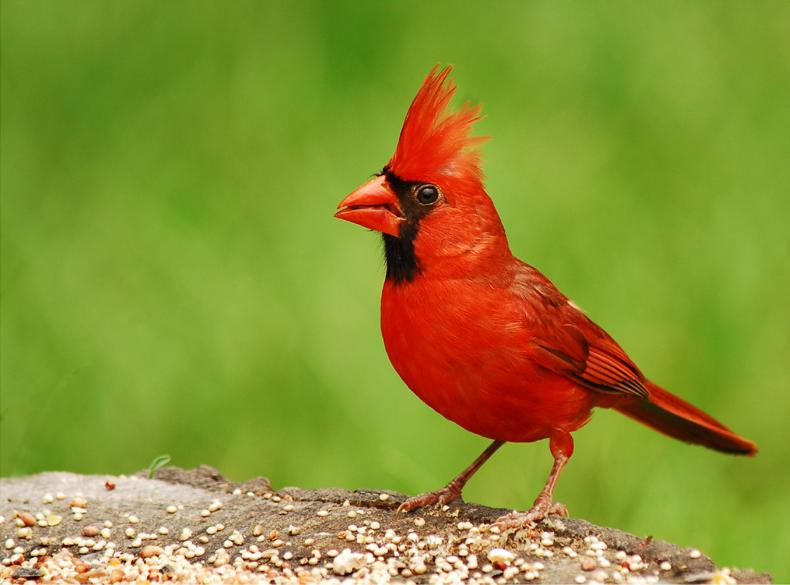
#> input picture Cardinal.jpg, 790 x 585 px
$ python color_pop.py Cardinal.jpg
#> lines starting #> are read from the running program, lines starting #| are printed output that depends on the picture; after the words box and inside, x2 and y2 are one past the last pixel; in counts of white or black regions, pixels touching at a corner belong together
import sys
import os
import imghdr
import cv2

def create_image_pop(f_tmp):
#> called with f_tmp = 'Cardinal.jpg'
	img = cv2.imread(f_tmp)
#> img is the input picture: shape (585, 790, 3); mean B, G, R 51.1, 144.4, 138.2
	new_col = cv2.cvtColor(cv2.cvtColor(img, cv2.COLOR_BGR2GRAY), cv2.COLOR_GRAY2RGB)
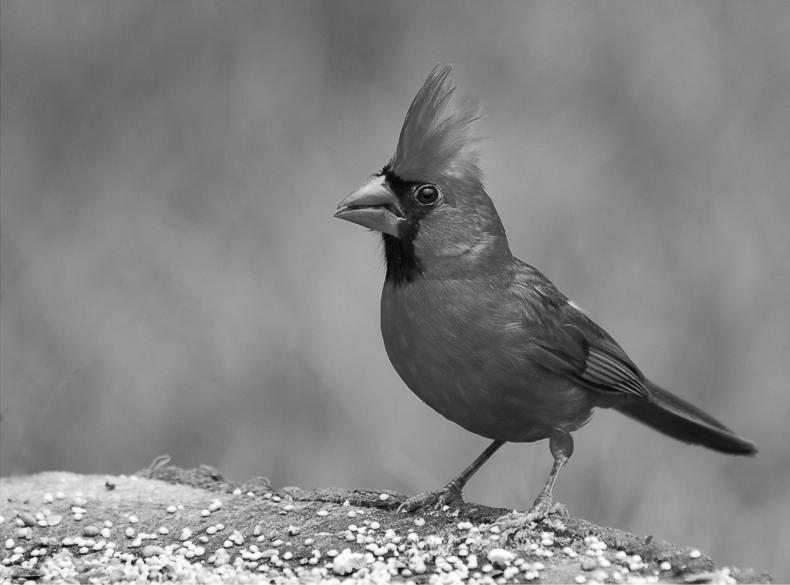
#> new_col: shape (585, 790, 3); min 1, max 255, mean 131.9
	r_col = new_col.copy()
	g_col = new_col.copy()
	b_col = new_col.copy()
	rg_mask = img[:,:,2] > img[:,:,1]
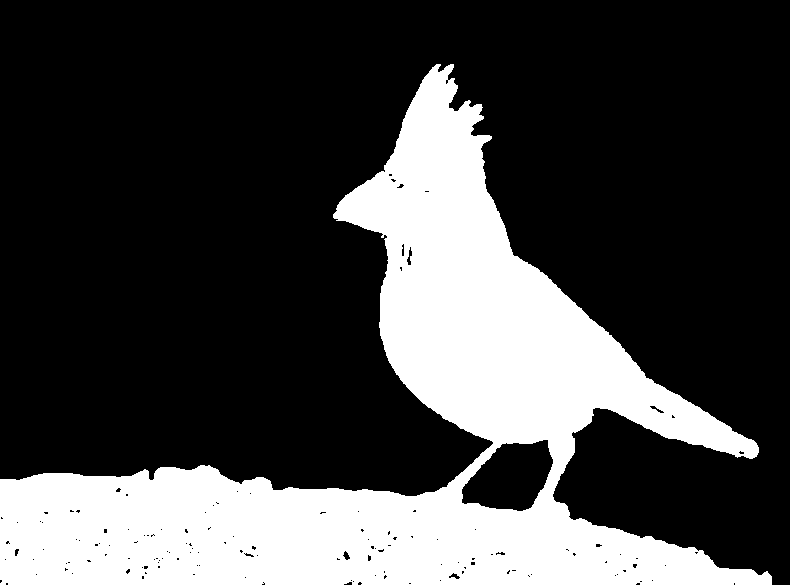
#> rg_mask: shape (585, 790) bool; 27% white; 1 white region, box (x1, y1, x2, y2) and area: (0, 64, 772, 585) 124722
	rb_mask = img[:,:,2] > img[:,:,0]
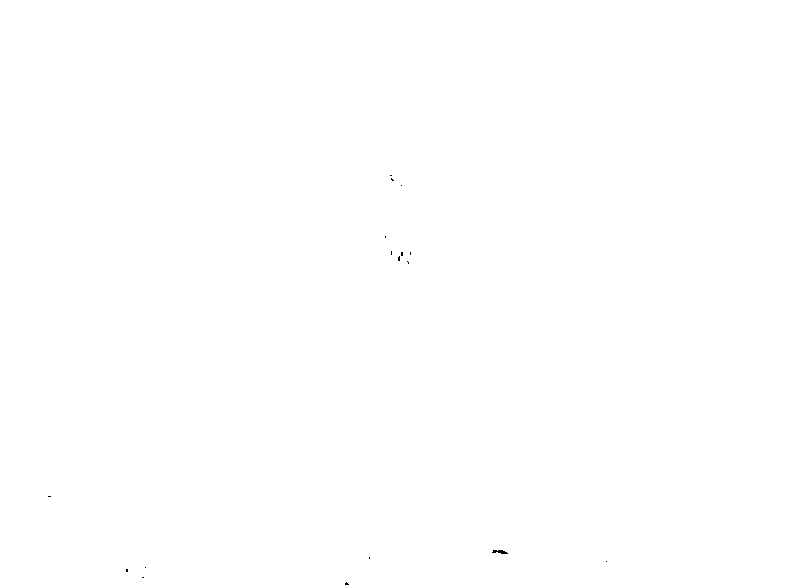
#> rb_mask: shape (585, 790) bool; 100% white; black in thin lines or dots, all inside (x1, y1, x2, y2) = (48, 175, 607, 585)
	gb_mask = img[:,:,1] > img[:,:,0]
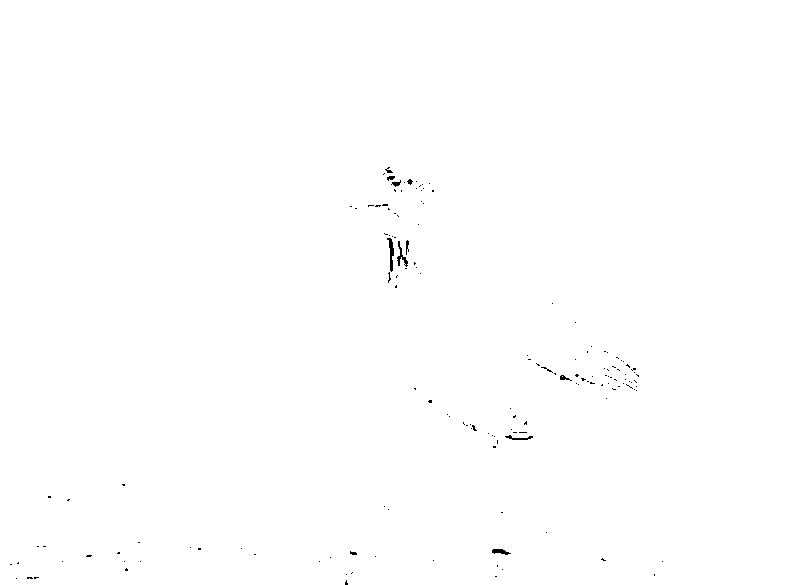
#> gb_mask: shape (585, 790) bool; 99.8% white; black in thin lines or dots, all inside (x1, y1, x2, y2) = (10, 167, 663, 585)
	r_col[rg_mask & rb_mask] = img[rg_mask & rb_mask]
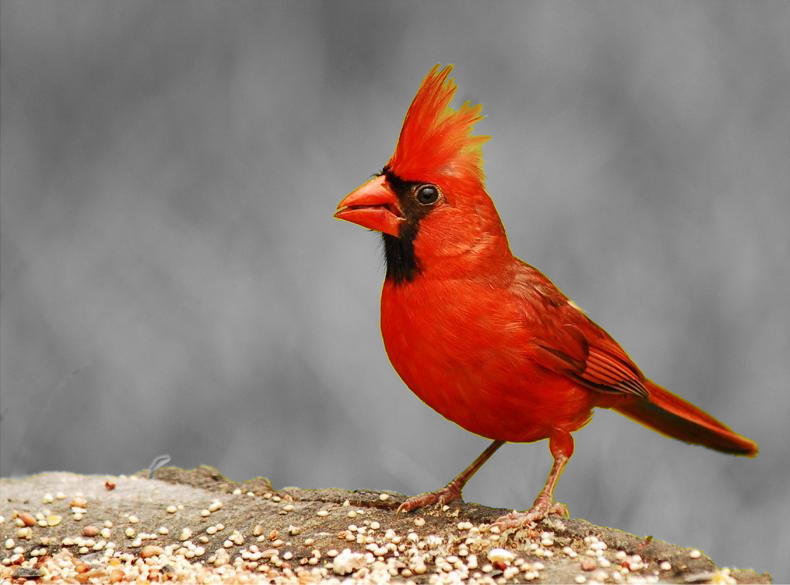
#> r_col: shape (585, 790, 3); mean B, G, R 117.9, 126.7, 147.4
	g_col[gb_mask & ~rg_mask]= img[gb_mask & ~rg_mask]
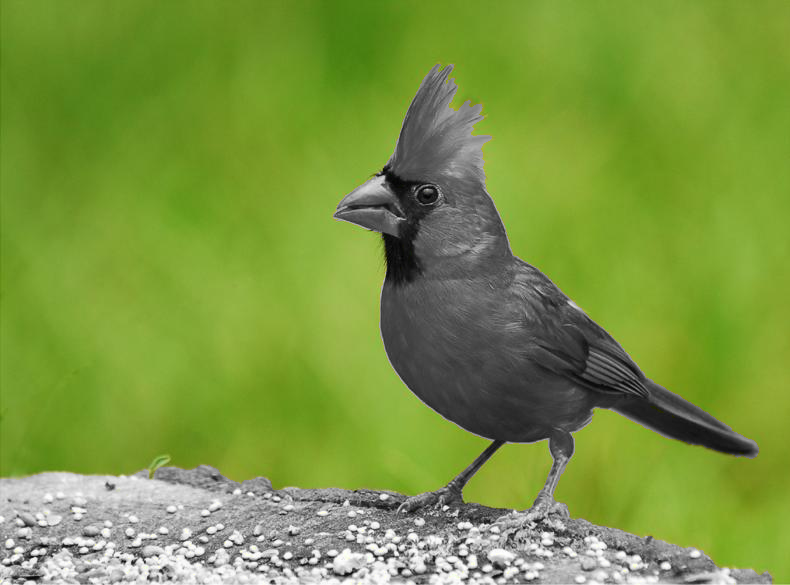
#> g_col: shape (585, 790, 3); mean B, G, R 65.1, 149.5, 122.6
	b_col[~rb_mask & ~gb_mask] = img[~rb_mask & ~gb_mask]
#> b_col: shape (585, 790, 3); 0.02% of pixels changed, all inside (x1, y1, x2, y2) = (48, 178, 508, 585)
	dir_t = '.'.join(f_tmp.split('.')[:-1])
	if not os.path.isdir(dir_t):
		os.mkdir(dir_t)
	print('Saving color pop of', f_tmp, 'in', dir_t)
	img_name = dir_t.split('/')[-1]
	if cv2.imwrite(dir_t + '/red' + img_name + '.jpg', r_col):
		print('Saved Red')
	if cv2.imwrite(dir_t + '/green' + img_name + '.jpg', g_col):
		print('Saved Green')
	if cv2.imwrite(dir_t + '/blue' + img_name + '.jpg', b_col):
		print('Saved Blue')

files = []
if len(sys.argv) > 1:
	files = sys.argv[1:]
else:
	file_tmp = input('Enter file name(with correct path): ')
	files.append(file_tmp)

for f in files:
	if os.path.exists(f):
		if imghdr.what(f):
			create_image_pop(f)
		else:
			print(f, 'is not image file')
	else:
		print(f, 'doesn\'t exists')

#test line
